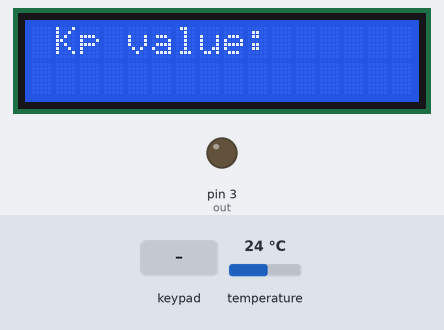
The sketch below on a simulated Arduino Uno, built with avr-gcc and run on an emulated ATmega328P. On the bench: 16×2 character LCD, output pins drawn as LEDs (lit = HIGH). The test bench sets the inputs (shaded band); at power-on: temperature 24 °C. What the sketch prints to the serial monitor is not drawn.

Above: at 4.8 s.
4.9 s: keypad keys 4 5 6 # pressed 0.4 s apart
At 6.5 s:
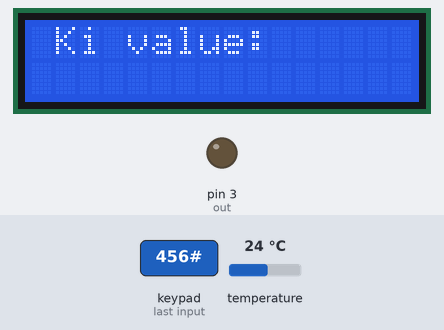
8.0 s: key '#' pressed
At 9.1 s:
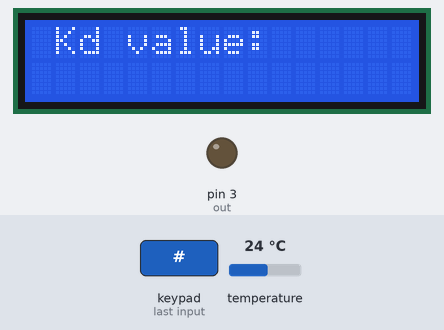
9.6 s: keypad keys 1 3 9 # pressed 0.4 s apart
At 11.5 s:
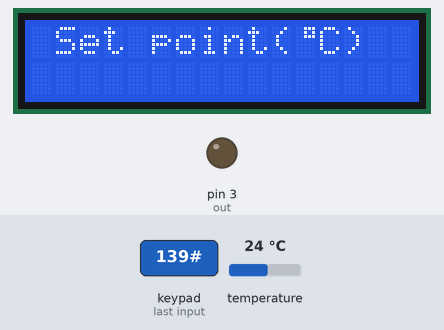
12.7 s: key '#' pressed
At 17.6 s:
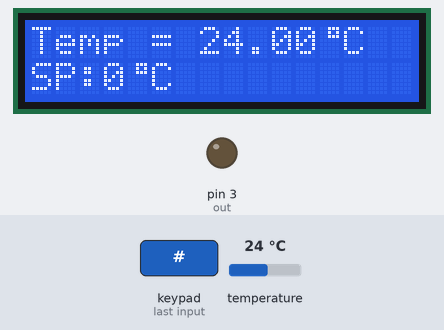
Timing chart, 0 to 19.1 s (numbered marks = the images above; inputs shaded):
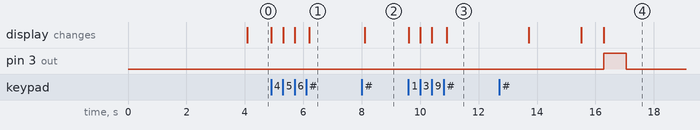

Measured:
- after the input at 4.9 s, the display: first changes at once (image 1 shows a later state)
- after the input at 8.0 s, the display: changes after 0.10 s (image 2)
- after the input at 9.6 s, the display: first changes at once (image 3 shows a later state)
- after the input at 12.7 s, pin 3 (out): LOW → HIGH after 3.6 s, → LOW 0.77 s later; the display: first changes after 1.0 s (image 4 shows a later state)

The sketch:

Pid_controller.ino
```cpp
#include <OneWire.h>
#include <DallasTemperature.h>
#include <LiquidCrystal.h>
#include <PIDController.h>
#include <Keypad.h>
#define DS18B20 13

#define out 3

//#define __Kp 30 // Proportional constant
//#define __Ki 0.7 // Integral Constant
//#define __Kd 200 // Derivative Constant

OneWire ourWire(DS18B20);
DallasTemperature sensor(&ourWire);
LiquidCrystal lcd(12,11, 10, 9, 8, 7);
byte degree_symbol[8] =
              {
                0b00111,
                0b00101,
                0b00111,
                0b00000,
                0b00000,
                0b00000,
                0b00000,
                0b00000
              };
const byte ROWS = 4;
const byte COLS = 3;
char keys[ROWS][COLS] = {
  {'1','2','3'},
  {'4','5','6'},
  {'7','8','9'},
  {'.','0','#'}
};
byte rowPins[ROWS] = {A5, A4, A3, A2};
byte colPins[COLS] = {4,5,6};

Keypad keypad = Keypad( makeKeymap(keys), rowPins, colPins, ROWS, COLS );
PIDController pid;
int __Kp,__Ki,__Kd;
void setup()
{
   Serial.begin(9600);
   sensor.begin();
   pinMode(out, OUTPUT); // MOSFET output PIN
   lcd.begin(16, 2);
   pid.begin();         // initialize the PID instance
   lcd.createChar(1, degree_symbol);
   lcd.setCursor(0,0);
   lcd.print("Digital Temp.");
   lcd.setCursor(0,1);
   lcd.print("  controller  ");
   delay(4000);
   lcd.clear();
   pid.setpoint(50);
   __Kp=getkp();
   __Ki=getki();
   __Kd=getkd();  // The "goal" the PID controller tries to "reach"
   pid.tune(__Kp, __Ki,__Kd);    // Tune the PID, arguments: kP, kI, kD
   pid.limit(0, 255);
   lcd.clear();
}

void loop()
{
  float temp;
  int key = getsetpoint();
  do
  {
   sensor.requestTemperatures();
   temp=sensor.getTempCByIndex(0);
   int output = pid.compute(temp);
   analogWrite(out, output);
   pid.setpoint(key);
   Serial.print(temp);
   Serial.println("°C");
   lcd.setCursor(7,0);
   lcd.print(temp);
   lcd.write(1);
   lcd.print("C");
   lcd.setCursor(0,1);
        lcd.print("SP:");
        lcd.setCursor(3,1);
        lcd.print(key);
        lcd.write(1);
        lcd.print("C");
      //  lcd.setCursor(9,1);
        //lcd.print("DC:");
      //  lcd.print(output);
   }while(1);
  lcd.clear();
  delay(5000);
}

int getsetpoint()
{
  int value=0;
  int isnum;
  long keyvalue;
  lcd.setCursor(1,0);
  Serial.print("set point:");
  lcd.print("Set point(");
  lcd.write(1);
  lcd.print("C)");
  lcd.setCursor(6,1);
  do
  {
    keyvalue=keypad.getKey();
    isnum = (keyvalue >= '0' && keyvalue<= '9');
    if (isnum)
    {
      Serial.print(keyvalue - '0');
      lcd.print(keyvalue - '0');
      value=value*10+keyvalue - '0';
    }
  }while(keyvalue != '#');
    delay(1000);
    lcd.clear();
    lcd.print("Processing....");
    delay(1000);
    delay(800);
    lcd.clear();
    lcd.print("Temp = ");
  return value;
}

int getkp()
{
  int value=0;
  int isnum;
  long keyvalue;
  lcd.setCursor(1,0);
  Serial.print("kp:");
  lcd.print("Kp value:");
  lcd.setCursor(6,1);
  do
  {
    keyvalue=keypad.getKey();
    isnum = (keyvalue >= '0' && keyvalue<= '9');
    if (isnum)
    {
      Serial.print(keyvalue - '0');
      lcd.print(keyvalue - '0');
      value=value*10+keyvalue - '0';
    }
  }while(keyvalue != '#');
   delay(100);
   lcd.clear();
   return value;
}

int getki()
{
  int value=0;
  int isnum;
  long keyvalue;
  lcd.setCursor(1,0);
  Serial.print("ki:");
  lcd.print("Ki value:");
  lcd.setCursor(6,1);
  do
  {
    keyvalue=keypad.getKey();
    isnum = (keyvalue >= '0' && keyvalue<= '9');
    if (isnum)
    {
      Serial.print(keyvalue - '0');
      lcd.print(keyvalue - '0');
      value=value*10+keyvalue - '0';
    }
  }while(keyvalue != '#');
   delay(100);
   lcd.clear();
   return value;
}

int getkd()
{
  int value=0;
  int isnum;
  long keyvalue;
  lcd.setCursor(1,0);
  Serial.print("kd:");
  lcd.print("Kd value:");
  lcd.setCursor(6,1);
  do
  {
    keyvalue=keypad.getKey();
    isnum = (keyvalue >= '0' && keyvalue<= '9');
    if (isnum)
    {
      Serial.print(keyvalue - '0');
      lcd.print(keyvalue - '0');
      value=value*10+keyvalue - '0';
    }
  }while(keyvalue != '#');
   delay(100);
   lcd.clear();
   return value;
}
```
